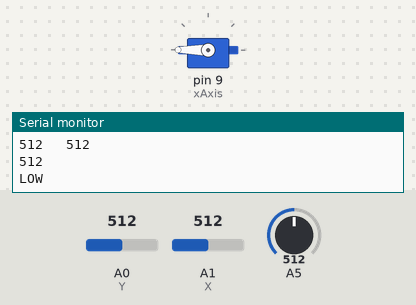
A sketch run on a simulated Arduino Uno, built with avr-gcc and run on an emulated ATmega328P. Parts: servo, the last lines printed to the serial monitor. The test bench sets the inputs (shaded band); at power-on: A1 (X) = 512, A5 = 512, A0 (Y) = 512.

Above: at 1.2 s.
1.3 s: A1 (X) set to 411
2.8 s: A1 (X) set to 389
At 3.4 s:
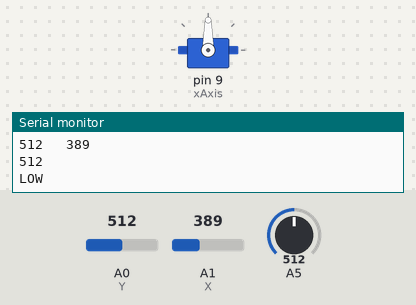
4.3 s: A1 (X) set to 316
5.8 s: A1 (X) set to 288
At 6.4 s:
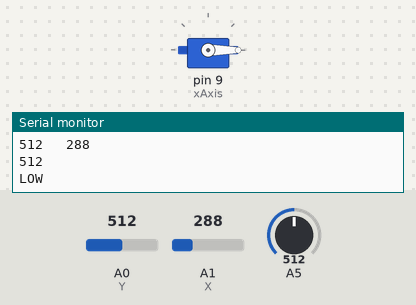
7.3 s: A5 set to 993
8.8 s: A5 set to 1012
At 9.2 s:
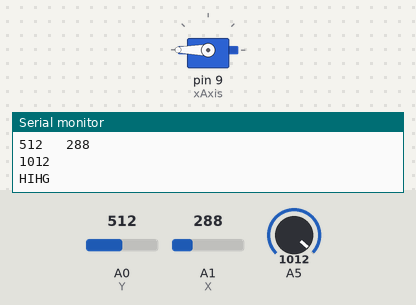
Timing chart, 0 to 11.3 s (numbered marks = the images above; inputs shaded):
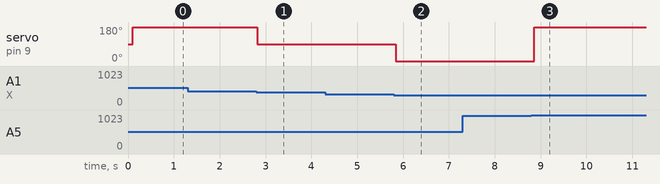

The sketch:

final.ino
```cpp
#include <Servo.h>

Servo xAxis;

int Y = 0;
int X = 1;
int value1 = 0;
int value2 = 0;
const int trigPin = 2;
const int echoPin = 4;
long duration, inches;
boolean high = true;


void setup() {
  xAxis.attach(9);
  xAxis.write(90);
  Serial.begin(9600);
}

void loop() {
  joyRead();
  checkClose();
  xAxisMotor();
  delay(50);
}

void joyRead() {
  value1 = analogRead(Y);
  delay(100);
  value2 = analogRead(X);


  Serial.print(value1);
  Serial.print("   ");
  Serial.println(value2);
}

void xAxisMotor(){
  if (inches<4){
    xAxis.write(90);
  }else{
    if (value2 >400){
      xAxis.write(180);
    }else if (value2 <300){
      xAxis.write(0);
    }else {
      xAxis.write(90);
    }
  }
}

void checkClose(){
 /*
  pinMode(trigPin, OUTPUT);
  digitalWrite(trigPin, LOW);
  delayMicroseconds(2);
  digitalWrite(trigPin, HIGH);
  delayMicroseconds(10);
  digitalWrite(trigPin, LOW);

  pinMode(echoPin, INPUT);
  duration = pulseIn(echoPin, HIGH);

  // convert the time into a distance
  inches = microsecondsToInches(duration);

  Serial.print(inches);
  Serial.print("in, ");
  */
  Serial.println(analogRead(5));

  if (analogRead(5)>1000){
    inches=1;
    Serial.println ("HIHG");
    while (analogRead(5)>1000){
      xAxis.write(180);
    }
  }else{
    inches=6;
    Serial.println ("LOW");
  }

}

long microsecondsToInches(long microseconds)
{
  return microseconds / 74 / 2;
}
```

Measured:
- the behaviour switches between 401 and 400 on A1 (X) (found by bisection; images 0 and 1)
- the behaviour switches between 300 and 299 on A1 (X) (found by bisection; images 1 and 2)
- the behaviour switches between 1000 and 1001 on A5 (found by bisection; images 2 and 3)
- after the input at 2.8 s, servo on pin 9 (xAxis): 180° → 90° at once
- after the input at 5.8 s, servo on pin 9 (xAxis): 90° → 0° at once
- after the input at 8.8 s, servo on pin 9 (xAxis): 0° → 180° after 0.06 s
